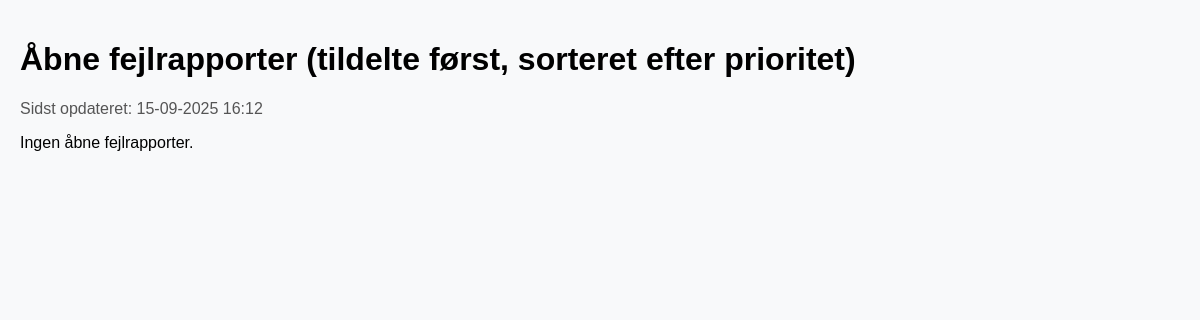
/open_reports/, run on an earlier commit of the app's database.
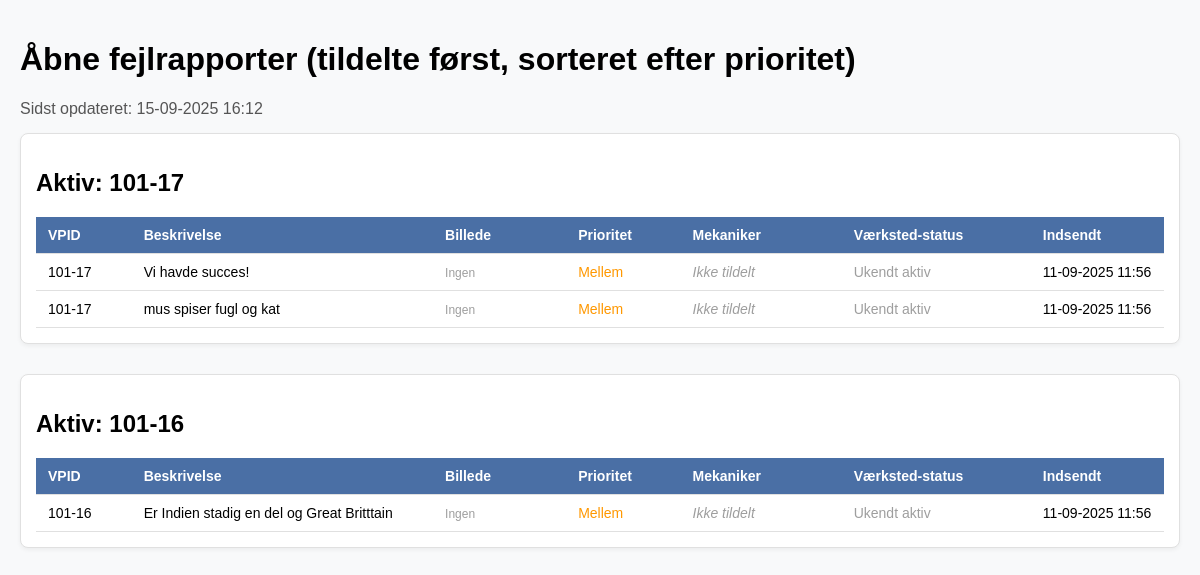
And on a later commit of the database.
### assets/models.py (models this page shows, shortened)
class FaultReport(models.Model):
    LANGUAGE_CHOICES = [
        ('de', _("Tysk")),
        ('pl', _("Polsk")),
        ('en', _("Engelsk")),
    ]
    PRIORITY_CHOICES = [
        (1, 'Høj'),
        (2, 'Mellem'),
        (3, 'Lav'),
    ]
    title = models.CharField(max_length=100, verbose_name=_("Titel"))
    description = models.TextField(verbose_name=_("Beskrivelse (oversat)"))
    original_description = models.TextField(blank=True, null=True, verbose_name=_("Original beskrivelse"))
    sprog = models.CharField(
        max_length=2,
        choices=LANGUAGE_CHOICES,
        default='de',
        verbose_name=_("Originalt sprog")
    )
    created_at = models.DateTimeField(auto_now_add=True, verbose_name=_("Oprettet"))
    updated_at = models.DateTimeField(auto_now=True, verbose_name=_("Opdateret"))
    status = models.CharField(max_length=100, blank=True, null=True, verbose_name=_("Status"))  # null=True tilføjet
    qr_code = models.CharField(max_length=100, blank=True, null=True, default="", verbose_name=_("QR-kode"))  # null=True tilføjet
    image = models.ImageField(upload_to='fault_reports/', blank=True, verbose_name=_("Billede"))
    repair_status = models.BooleanField(default=False, verbose_name=_("Reparationsstatus"))
    machine = models.CharField(max_length=100, blank=True, null=True, default="", verbose_name=_("Maskine"))  # null=True tilføjet
    location = models.CharField(max_length=100, blank=True, null=True, default="", verbose_name=_("Lokation"))  # null=True tilføjet
    vpid = models.CharField(max_length=100, blank=True, null=True, verbose_name=_("VPID"))  # null=True tilføjet
    asset = models.ForeignKey(
        'Asset', on_delete=models.SET_NULL, null=True, blank=True, verbose_name=_("Aktiv")
    )
    priority = models.IntegerField(
        default=2,
        choices=[
            (1, _("Høj")),
            (2, _("Normal")),
            (3, _("Lav (vent til service)"))
        ],
        verbose_name=_("Prioritet")
    )
    assigned_to = models.ForeignKey(
        User,
        on_delete=models.SET_NULL,
        null=True,
        blank=True,
        verbose_name=_("Tildelt mekaniker"),
        related_name='assigned_reports'
    )
    started_at = models.DateTimeField(
        null=True,
        blank=True,
        verbose_name=_("Arbejde påbegyndt")
    )
    completed_at = models.DateTimeField(
        null=True,
        blank=True,
        verbose_name=_("Afsluttet")
    )
    completed_by = models.ForeignKey(
        User,
        on_delete=models.SET_NULL,
        null=True,
        blank=True,
        verbose_name=_("Udført af"),
        related_name='completed_reports'
    )
    notes = models.TextField(
        blank=True,
        verbose_name=_("Noter (til mekaniker)")
    )
    is_approved = models.BooleanField(
        default=False,
        verbose_name=_("Godkendt")
    )
    class Meta:
        verbose_name = _("Fejlrapport")
        verbose_name_plural = _("Fejlrapporter")
        ordering = ['-priority', '-created_at']

### assets/views.py (the view)
# urls.py: path('open_reports/', open_reports, name='open_reports'),
def open_reports(request):
    open_reports = FaultReport.objects.filter(
        completed_at__isnull=True
    ).annotate(
        is_assigned=Case(
            When(assigned_to__isnull=False, then=Value(0)),
            default=Value(1),
            output_field=IntegerField(),
        ),
        safe_priority=Case(
            When(priority=1, then=Value(1)),
            When(priority=2, then=Value(2)),
            When(priority=3, then=Value(3)),
            default=Value(4),
            output_field=IntegerField(),
        )
    ).order_by(
        'is_assigned',  # Tildelte først (0), så utildelte (1)
        'safe_priority', # Derefter efter prioritet
        '-created_at'   # Nyeste først inden for hver gruppe
    )
    reports_by_vpid = {}
    for report in open_reports:
        vpid = report.vpid
        if vpid not in reports_by_vpid:
            reports_by_vpid[vpid] = []
        reports_by_vpid[vpid].append(report)
    context = {
        'reports_by_vpid': reports_by_vpid,
        'title': 'Åbne fejlrapporter (tildelte først, sorteret efter prioritet)',
        'last_updated': timezone.now(),
        'user': request.user,
    }
    return render(request, 'open_reports.html', context)

### templates/open_reports.html (shortened to what this page needs)
{% extends "base.html" %}
{% block content %}
<h1>{{ title }}</h1>
<p class="last-updated">
    Sidst opdateret: <span id="update-time">{{ last_updated|date:"d-m-Y H:i" }}</span>
</p>
<div id="reports-container">
    {% for vpid, reports in reports_by_vpid.items %}
    <div class="vpid-group">
        <h2>Aktiv: {{ vpid }}</h2>
        <table class="reports-table">
            <thead>
                <tr>
                    <th>VPID</th>
                    <th>Beskrivelse</th>
                    <th>Billede</th>
                    <th>Prioritet</th>
                    <th>Mekaniker</th>
                    <th>Værksted-status</th>
                    <th>Indsendt</th>
                </tr>
            </thead>
            <tbody>
                {% for report in reports %}
                <tr>
                    <td>{{ report.vpid }}</td>
                    <td>{{ report.description }}</td>
                    <td>
                        {% if report.image %}
                            <img src="{{ report.image.url }}" alt="Fejlrapport-billede" style="max-width: 100px; max-height: 100px; border-radius: 4px;">
                        {% else %}
                            <span class="no-image">Ingen</span>
                        {% endif %}
                    </td>
                    <td class="priority-{% if report.priority == 1 %}høj{% elif report.priority == 2 %}mellem{% elif report.priority == 3 %}lav{% else %}ukendt{% endif %}">
                        {% if report.priority == 1 %}Høj{% elif report.priority == 2 %}Mellem{% elif report.priority == 3 %}Lav{% else %}<span style="color: purple;">Ukendt ({{ report.priority }})</span>{% endif %}
                    </td>
                    <td>{% if report.assigned_to %}{{ report.assigned_to.get_full_name|default:report.assigned_to.username }}{% else %}<span class="unassigned">Ikke tildelt</span>{% endif %}</td>
                    <td>
                        {% with asset=report.asset %}
                        {% if asset %}
                        {% if asset.in_workshop %}
                        <strong style="color: #d32f2f;">På værksted</strong><br>
                        <small>Fra: {{ asset.workshop_from_date|date:"d-m-Y"|default:"?" }}</small><br>
                        <small>Retur: {{ asset.workshop_expected_return|date:"d-m-Y"|default:"Ukendt" }}</small>
                        {% else %}
                        <span style="color: #388e3c;">Ikke på værksted</span>
                        {% endif %}
    {% else %}
        <span style="color: #9e9e9e;">Ukendt aktiv</span>
    {% endif %}
{% endwith %}
                    </td>
                    <td>{{ report.created_at|date:"d-m-Y H:i" }}</td>
                </tr>
                {% endfor %}
            </tbody>
        </table>
    </div>
    {% empty %}
    <p>Ingen åbne fejlrapporter.</p>
    {% endfor %}
</div>
{% endblock %}

What changed in the data, as far as the page shows it:
added FaultReport: vpid "101-17", description "Vi havde succes!", image "Ingen", priority "Mellem", shows "Ikke tildelt", created_at "11-09-2025 11:56"
added FaultReport: vpid "101-17", description "mus spiser fugl og kat", image "Ingen", priority "Mellem", shows "Ikke tildelt", created_at "11-09-2025 11:56"
added FaultReport: vpid "101-16", description "Er Indien stadig en del og Great Britttain", image "Ingen", priority "Mellem", shows "Ikke tildelt", created_at "11-09-2025 11:56"
Also different on the page:
text no longer shown: "Ingen åbne fejlrapporter."
